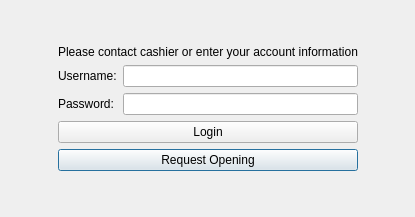
<ui version="4.0" >
 <class>LoginWindow</class>
 <widget class="QDialog" name="LoginWindow" >
  <property name="geometry" >
   <rect>
    <x>0</x>
    <y>0</y>
    <width>415</width>
    <height>217</height>
   </rect>
  </property>
  <property name="windowTitle" >
   <string>pythoncafe</string>
  </property>
  <layout class="QGridLayout" >
   <property name="margin" >
    <number>9</number>
   </property>
   <property name="spacing" >
    <number>6</number>
   </property>
   <item row="2" column="1" >
    <spacer>
     <property name="orientation" >
      <enum>Qt::Vertical</enum>
     </property>
     <property name="sizeHint" >
      <size>
       <width>20</width>
       <height>40</height>
      </size>
     </property>
    </spacer>
   </item>
   <item row="0" column="1" >
    <spacer>
     <property name="orientation" >
      <enum>Qt::Vertical</enum>
     </property>
     <property name="sizeHint" >
      <size>
       <width>20</width>
       <height>40</height>
      </size>
     </property>
    </spacer>
   </item>
   <item row="1" column="1" >
    <layout class="QGridLayout" >
     <property name="margin" >
      <number>0</number>
     </property>
     <property name="spacing" >
      <number>6</number>
     </property>
     <item row="1" column="0" >
      <widget class="QLabel" name="textLabel1" >
       <property name="text" >
        <string>Username:</string>
       </property>
       <property name="wordWrap" >
        <bool>false</bool>
       </property>
      </widget>
     </item>
     <item row="3" column="0" colspan="2" >
      <widget class="QPushButton" name="loginButton" >
       <property name="text" >
        <string>Login</string>
       </property>
       <property name="default" >
        <bool>true</bool>
       </property>
      </widget>
     </item>
     <item row="2" column="0" >
      <widget class="QLabel" name="textLabel2" >
       <property name="text" >
        <string>Password:</string>
       </property>
       <property name="wordWrap" >
        <bool>false</bool>
       </property>
      </widget>
     </item>
     <item row="2" column="1" >
      <widget class="QLineEdit" name="password" >
       <property name="echoMode" >
        <enum>QLineEdit::Password</enum>
       </property>
      </widget>
     </item>
     <item row="1" column="1" >
      <widget class="QLineEdit" name="username" />
     </item>
     <item row="4" column="0" colspan="2" >
      <widget class="QPushButton" name="loginButton_2" >
       <property name="text" >
        <string>Request Opening</string>
       </property>
       <property name="default" >
        <bool>true</bool>
       </property>
      </widget>
     </item>
     <item row="0" column="0" colspan="2" >
      <widget class="QLabel" name="textLabel1_2" >
       <property name="text" >
        <string>Please contact cashier or enter your account information</string>
       </property>
       <property name="wordWrap" >
        <bool>false</bool>
       </property>
      </widget>
     </item>
    </layout>
   </item>
   <item row="1" column="0" >
    <spacer>
     <property name="orientation" >
      <enum>Qt::Horizontal</enum>
     </property>
     <property name="sizeHint" >
      <size>
       <width>40</width>
       <height>20</height>
      </size>
     </property>
    </spacer>
   </item>
   <item row="1" column="2" >
    <spacer>
     <property name="orientation" >
      <enum>Qt::Horizontal</enum>
     </property>
     <property name="sizeHint" >
      <size>
       <width>40</width>
       <height>20</height>
      </size>
     </property>
    </spacer>
   </item>
  </layout>
 </widget>
 <layoutdefault spacing="6" margin="11" />
 <pixmapfunction>qPixmapFromMimeSource</pixmapfunction>
 <tabstops>
  <tabstop>username</tabstop>
  <tabstop>password</tabstop>
  <tabstop>loginButton</tabstop>
 </tabstops>
 <resources/>
 <connections>
  <connection>
   <sender>loginButton</sender>
   <signal>clicked()</signal>
   <receiver>LoginWindow</receiver>
   <slot>login()</slot>
   <hints>
    <hint type="sourcelabel" >
     <x>20</x>
     <y>20</y>
    </hint>
    <hint type="destinationlabel" >
     <x>20</x>
     <y>20</y>
    </hint>
   </hints>
  </connection>
 </connections>
</ui>
